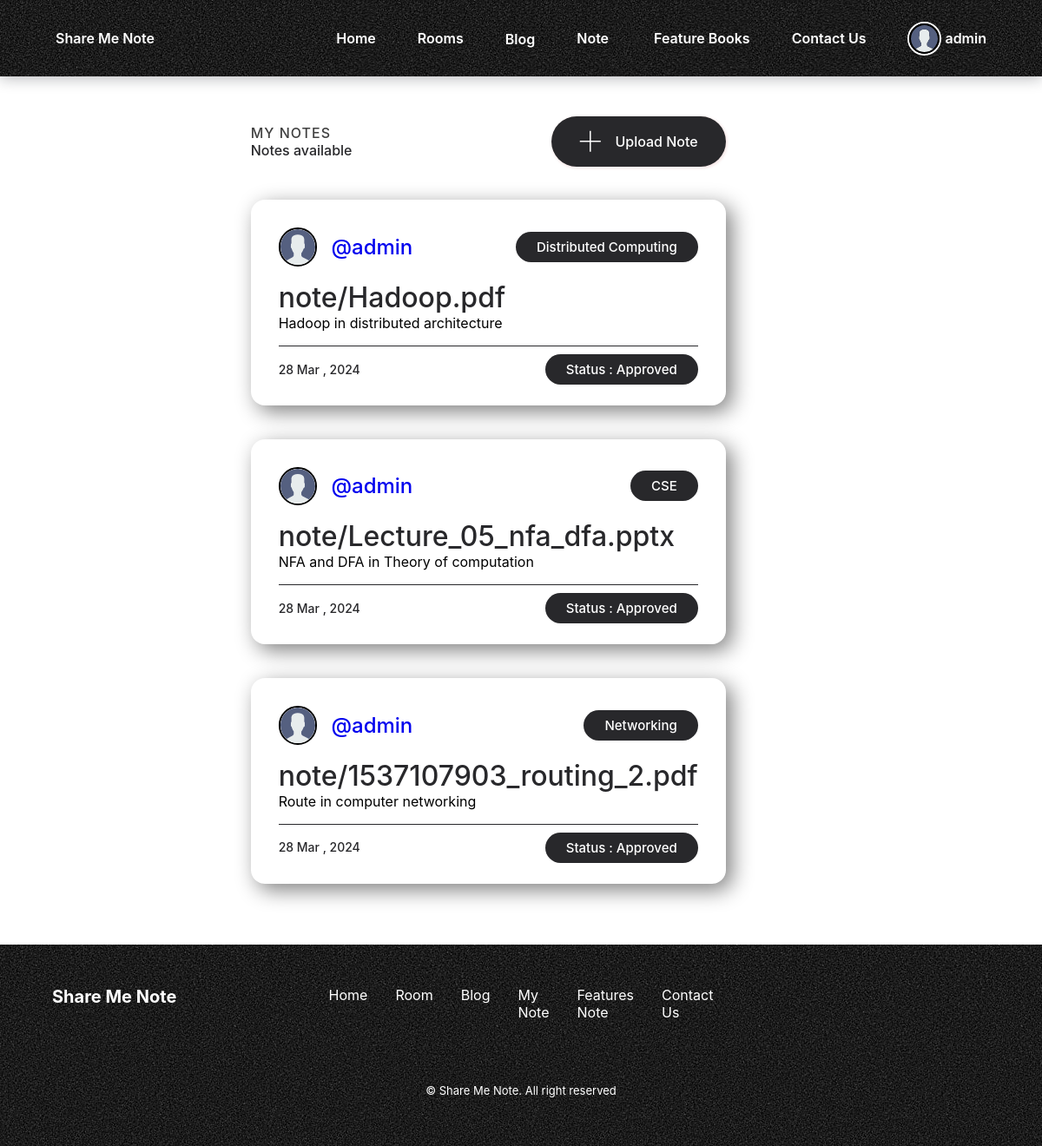
Screenshot of /my_notes/ (signed in) with the database file from the repository.
### base/models.py (models this page shows)
class User(AbstractUser):
    name = models.CharField(max_length=200, null=True)
    email = models.EmailField(unique=True, null=True)
    bio = models.TextField(null=True)
    avatar = models.ImageField(null=True, default="avatar.svg")
    USERNAME_FIELD = 'email'
    REQUIRED_FIELDS = []

### note/models.py (models this page shows, shortened)
class Notes(models.Model):
    user = models.ForeignKey(User,on_delete=models.CASCADE)
    uploadingdate = models.DateField(auto_now_add = True)
    branch = models.CharField(max_length=30,  choices = BRANCH_CHOICES, default = 'CSE')
    subject = models.ForeignKey(AllSubject, on_delete=models.SET_NULL, blank=True, null=True)
    notesfile = models.FileField(null=True,upload_to='note')
    filetype = models.CharField(max_length=30, choices = FILETYPE_CHOICES, default = 'pdf')
    description = models.CharField(max_length=200, null=True)
    status = models.BooleanField('Approved', default = False)
    downloads = models.IntegerField(default=0)  # Add this field
    update = models.DateTimeField(auto_now=True)
    created = models.DateTimeField(auto_now_add=True)
    class Meta:
        ordering = ['-update', '-created']

class AllSubject(models.Model):
    name = models.CharField(max_length=30)
    def __str__(self):
        return self.name

### note/views.py (the view)
# urls.py: path('my_notes/', views.my_notes, name="my_notes"),
def my_notes(request):
    if not request.user.is_authenticated:
        return redirect('login')
    user = User.objects.get(id=request.user.id)
    notes = Notes.objects.filter(user=user)
    context = {'notes':notes}
    return render(request, 'note/my_notes.html',context)

### note/templates/note/my_notes.html (shortened to what this page needs)
{% extends 'main.html' %} {% block content %}
<main class="layout layout--3">
  <div class="container">
    <div class="roomList">
      <div class="roomList__header">
        <div>
          <h2>MY Notes</h2>
          <p>Notes available</p>
        </div>
        <a class="btn btn--main" href="{% url 'upload_notes' %}">
          <svg
            version="1.1"
            xmlns="http://www.w3.org/2000/svg"
            width="32"
            height="32"
            viewBox="0 0 32 32"
          >
            <title>add</title>
            <path
              d="M16.943 0.943h-1.885v14.115h-14.115v1.885h14.115v14.115h1.885v-14.115h14.115v-1.885h-14.115v-14.115z"
            ></path>
          </svg>
          Upload Note
        </a>
      </div>
      {% for note in notes%}
      <div class="roomListRoom">
        <div class="roomListRoom__header">
          <a
            href="{% url 'user-profile' note.user.username %}"
            class="roomListRoom__author"
          >
            <div class="avatar avatar--small">
              <img src="{{note.user.avatar.url}}" />
            </div>
            <span>@{{note.user.username}}</span>
          </a>
          <div class="roomListRoom__actions">
            <span class="roomListRoom__topic" style="font-size:15px">{{note.subject}}</span>
          </div>
        </div>
        <div class="roomListRoom__content">
          <a href="{{note.notesfile.url}}" download>{{note.notesfile}}</a>
          <br />
          <p>{{note.description}}</p>
        </div>
        <div class="roomListRoom__meta">
          <div class="roomListRoom__joined">
            <span style="font-size:14px">{{note.created|date:"d M , Y"}}</span>
          </div>
          <div>
            {% if note.status %}
            <span class="roomListRoom__topic" style="font-size:15px">Status : Approved</span>
            {% else %}
            <span class="roomListRoom__topic" style="font-size:15px">Status : Pending</span>
            {% endif %}
          </div>
        </div>
      </div>
      {% endfor %}
    </div>
  </div>
</main>
{% endblock %}

### templates/navbar.html (shortened to what this page needs)
{% load static %}
<header class="header">
  <nav class="nav container">
    <div class="nav__data">
      <a href="{% url 'note' %}" class="nav__logo">
         Share Me Note
     </a>
    </div>
    <div class="nav__menu" id="nav-menu">
      <ul class="nav__list">
        <li><a href="{% url 'note' %}" class="nav__link">Home</a></li>
        <li><a href="{% url 'rooms' %}" class="nav__link">Rooms</a></li>
        <li class="dropdown__item">
          <div class="nav__link">
           <a > Blog </a>
          </div>
        </li>
        <li class="dropdown__item">
          <div class="nav__link">
            Note
          </div>
        </li>
        <li><a href="{% url "products:product-list" %}" class="nav__link">Feature Books</a></li>
        <li><a href="{% url "contact" %}" class="nav__link">Contact Us</a></li>
        {% if request.user.is_authenticated %}
        <li class="dropdown__item">
          <div class="nav__link">
            <div
              style="border-radius: 50%; border: 2px solid white"
              class="avatar avatar--medium active"
            >
              <img style="width:35px; height: 35px;" src="{{request.user.avatar.url}}" />
            </div>
            <a
              class="nav__link"
              style="color: white"
              href="{% url 'update-user' %}"
            >
              {{request.user.username}}
            </a>
          </div>
          {% endif %}
        </li>
      </ul>
    </div>
  </nav>
</header>

### rows the page displays
User: user.avatar (placeholder picture), user.username "admin"
Notes: user.avatar (placeholder picture), user.username "admin", subject "Distributed Computing", notesfile "note/Hadoop.pdf", description "Hadoop in distributed architecture", created "28 Mar , 2024", status "Status : Approved"
Notes: user.avatar (placeholder picture), user.username "admin", subject "CSE", notesfile "note/Lecture_05_nfa_dfa.pptx", description "NFA and DFA in Theory of computation", created "28 Mar , 2024", status "Status : Approved"
Notes: user.avatar (placeholder picture), user.username "admin", subject "Networking", notesfile "note/1537107903_routing_2.pdf", description "Route in computer networking", created "28 Mar , 2024", status "Status : Approved"
